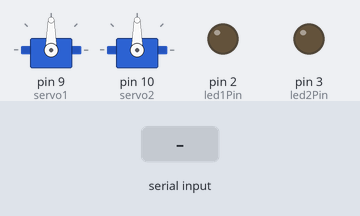
The sketch below on a simulated Arduino Uno, built with avr-gcc and run on an emulated ATmega328P. On the bench: 2 × servo, output pins drawn as LEDs (lit = HIGH). The test bench sets the inputs (shaded band).

Above: at 1.2 s.
1.3 s: "S1:\n" received over Serial
At 2.3 s:
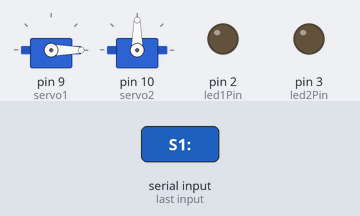
2.9 s: "S2:\n" received over Serial
At 3.5 s:
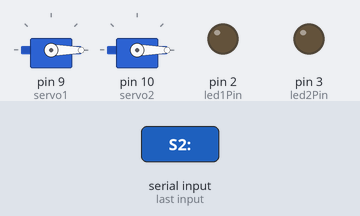
4.5 s: "S1:90\n" received over Serial
At 5.8 s:
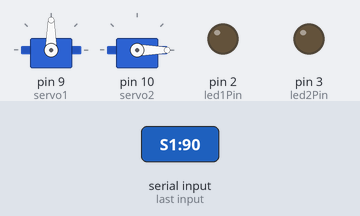
6.1 s: "S1:,45\n" received over Serial
At 6.18 s:
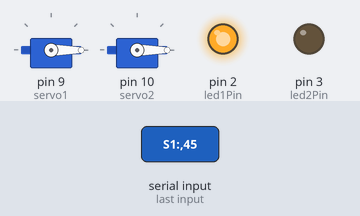
7.7 s: "S2:90\n" received over Serial
At 7.78 s:
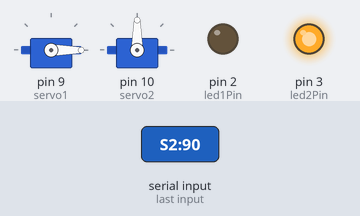
9.3 s: "S2:,45\n" received over Serial
At 9.38 s:
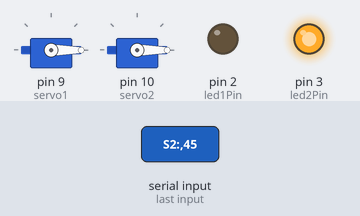
Timing chart, 0 to 11.9 s (numbered marks = the images above; inputs shaded):
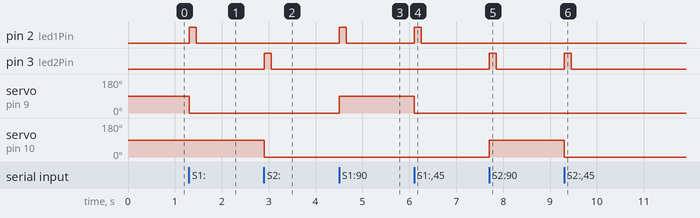

Measured:
- after the input at 1.3 s, pin 2 (led1Pin): LOW → HIGH at once, → LOW 0.15 s later; servo on pin 9 (servo1): 90° → 0° at once
- after the input at 2.9 s, pin 3 (led2Pin): LOW → HIGH at once, → LOW 0.15 s later; servo on pin 10 (servo2): 90° → 0° at once
- after the input at 4.5 s, pin 2 (led1Pin): LOW → HIGH at once, → LOW 0.15 s later; servo on pin 9 (servo1): 0° → 90° at once
- after the input at 6.1 s, pin 2 (led1Pin): LOW → HIGH at once, → LOW 0.15 s later; servo on pin 9 (servo1): 90° → 0° at once
- after the input at 7.7 s, pin 3 (led2Pin): LOW → HIGH at once, → LOW 0.15 s later; servo on pin 10 (servo2): 0° → 90° at once
- after the input at 9.3 s, pin 3 (led2Pin): LOW → HIGH at once, → LOW 0.15 s later; servo on pin 10 (servo2): 90° → 0° at once

The sketch:

arduino.ino
```cpp
#include <Servo.h>

Servo servo1;
Servo servo2;

const int led1Pin = 2;
const int led2Pin = 3;

int posAnteriorS1 = 90;
int posAnteriorS2 = 90;

void setup() {
  Serial.begin(9600);

  servo1.attach(9);
  servo2.attach(10);

  pinMode(led1Pin, OUTPUT);
  pinMode(led2Pin, OUTPUT);

  servo1.write(90);
  servo2.write(90);

  digitalWrite(led1Pin, LOW);
  digitalWrite(led2Pin, LOW);
}

void loop() {
  if (Serial.available() > 0) {
    String dados = Serial.readStringUntil('\n');
    dados.trim();

    if (dados.startsWith("S1:")) {
      int angulo = dados.substring(3).toInt();

      if (angulo != posAnteriorS1) {
        digitalWrite(led1Pin, HIGH); // Acende o LED quando o servo se move
        servo1.write(angulo);
        posAnteriorS1 = angulo;
        delay(150);
        digitalWrite(led1Pin, LOW);  // Apaga o LED após o movimento
      }
    }
    else if (dados.startsWith("S2:")) {
      int angulo = dados.substring(3).toInt();

      if (angulo != posAnteriorS2) {
        digitalWrite(led2Pin, HIGH); // Acende o LED quando o servo se move
        servo2.write(angulo);
        posAnteriorS2 = angulo;
        delay(150);
        digitalWrite(led2Pin, LOW);  // Apaga o LED após o movimento
      }
    }
  }
}
```
